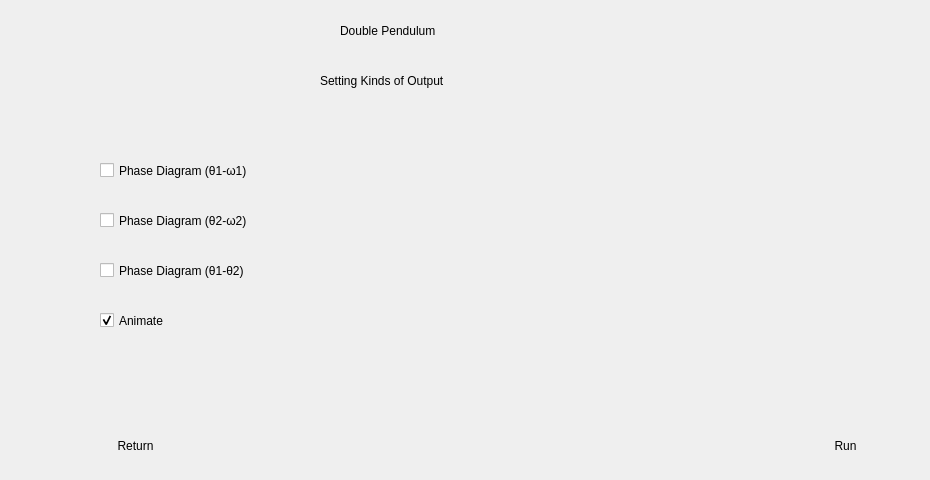
   <widget class="QWidget" name="SubStart4">
    <widget class="QCheckBox" name="checkBox_2">
     <property name="geometry">
      <rect>
       <x>100</x>
       <y>150</y>
       <width>361</width>
       <height>41</height>
      </rect>
     </property>
     <property name="styleSheet">
      <string notr="true">font: 75 11pt &quot;Microsoft YaHei UI&quot;;</string>
     </property>
     <property name="text">
      <string>Phase Diagram (θ1-ω1)</string>
     </property>
    </widget>
    <widget class="QCheckBox" name="checkBox_3">
     <property name="geometry">
      <rect>
       <x>100</x>
       <y>200</y>
       <width>361</width>
       <height>41</height>
      </rect>
     </property>
     <property name="styleSheet">
      <string notr="true">font: 75 11pt &quot;Microsoft YaHei UI&quot;;</string>
     </property>
     <property name="text">
      <string>Phase Diagram (θ2-ω2)</string>
     </property>
    </widget>
    <widget class="QCheckBox" name="checkBox_4">
     <property name="geometry">
      <rect>
       <x>100</x>
       <y>250</y>
       <width>361</width>
       <height>41</height>
      </rect>
     </property>
     <property name="styleSheet">
      <string notr="true">font: 75 11pt &quot;Microsoft YaHei UI&quot;;</string>
     </property>
     <property name="text">
      <string>Phase Diagram (θ1-θ2)</string>
     </property>
    </widget>
    <widget class="QCheckBox" name="checkBox_5">
     <property name="geometry">
      <rect>
       <x>100</x>
       <y>300</y>
       <width>361</width>
       <height>41</height>
      </rect>
     </property>
     <property name="styleSheet">
      <string notr="true">font: 75 11pt &quot;Microsoft YaHei UI&quot;;</string>
     </property>
     <property name="text">
      <string>Animate</string>
     </property>
     <property name="checked">
      <bool>true</bool>
     </property>
    </widget>
    <widget class="QPushButton" name="pushButton_8">
     <property name="geometry">
      <rect>
       <x>60</x>
       <y>420</y>
       <width>151</width>
       <height>51</height>
      </rect>
     </property>
     <property name="styleSheet">
      <string notr="true">font: 75 italic 20pt &quot;Yu Mincho Demibold&quot;;</string>
     </property>
     <property name="text">
      <string>Return</string>
     </property>
     <property name="flat">
      <bool>true</bool>
     </property>
    </widget>
    <widget class="QLabel" name="label_30">
     <property name="geometry">
      <rect>
       <x>340</x>
       <y>10</y>
       <width>281</width>
       <height>41</height>
      </rect>
     </property>
     <property name="styleSheet">
      <string notr="true">font: 75 italic 20pt &quot;Yu Mincho Demibold&quot;;</string>
     </property>
     <property name="text">
      <string>Double Pendulum </string>
     </property>
    </widget>
    <widget class="QLabel" name="label_19">
     <property name="geometry">
      <rect>
       <x>320</x>
       <y>60</y>
       <width>321</width>
       <height>41</height>
      </rect>
     </property>
     <property name="styleSheet">
      <string notr="true">font: 75 italic 17pt &quot;Yu Mincho Demibold&quot;;</string>
     </property>
     <property name="text">
      <string>Setting Kinds of Output</string>
     </property>
    </widget>
    <widget class="QPushButton" name="pushButton_9">
     <property name="geometry">
      <rect>
       <x>770</x>
       <y>420</y>
       <width>151</width>
       <height>51</height>
      </rect>
     </property>
     <property name="styleSheet">
      <string notr="true">font: 75 italic 20pt &quot;Yu Mincho Demibold&quot;;</string>
     </property>
     <property name="text">
      <string>Run</string>
     </property>
     <property name="flat">
      <bool>true</bool>
     </property>
    </widget>
   </widget>
